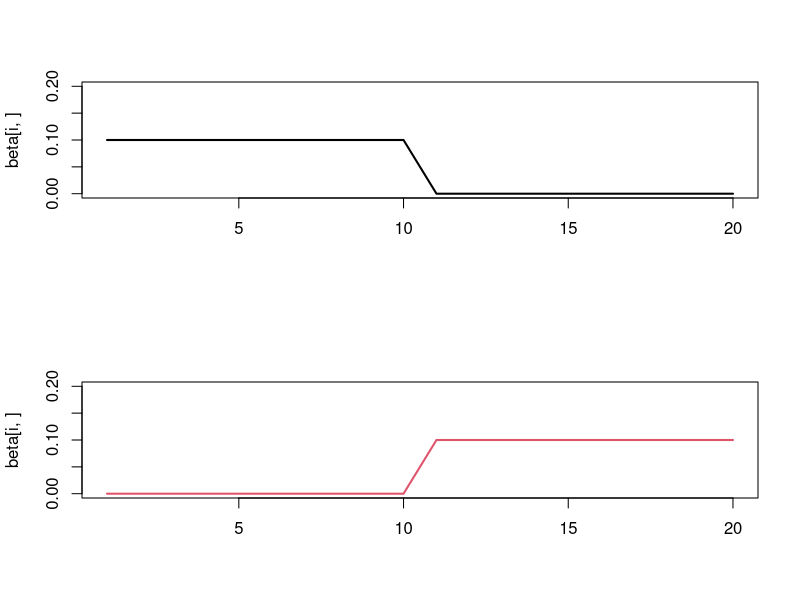
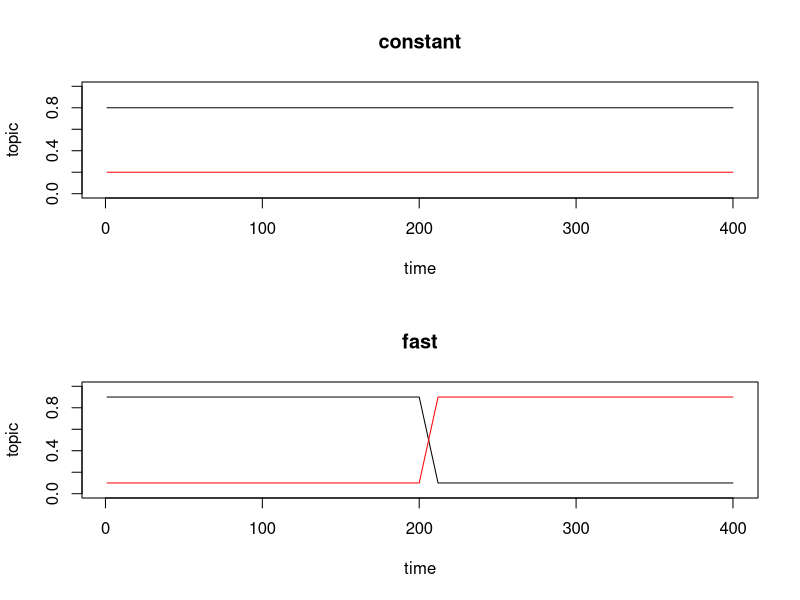
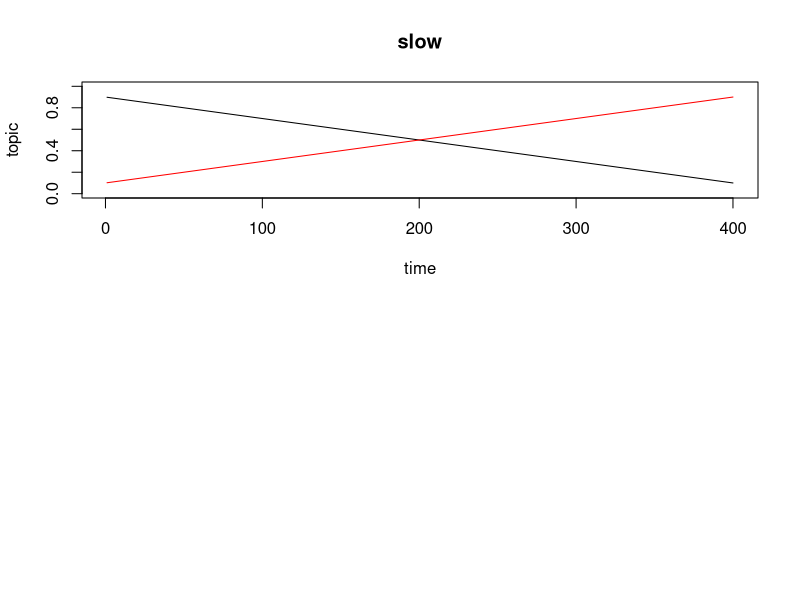

Recreate these plots in R, in order. (Note: this script raises an error after producing the figures.)
# Use simulated data to investigate the results of the LDA model with known dynamics:
#    1. fast transition between 2 topics with steady-state before and after
#    2. slow transition between 2 topics with little to no steady-state before/after
#    3. fixed proportion of 2 topics through time (no transition)


# Started EMC 3/2017

# ====================================================================================
# Create simulated data:
#  beta = matrix of species composition of the topics
#  gamma = matrix of prevalence of topics through time
#  assume even species composition and no overlap of species between topics

nspecies = 20
topics = 2
tsteps = 400 #I think of these as monthly time steps
N = 200      # total number of "animals" -- LDA model depends on integer counts as data

beta = matrix(rep(0,topics*nspecies),nrow=topics,ncol=nspecies)
beta[1,] = c(rep(.1,nspecies/2),rep(0,nspecies/2))
beta[2,] = c(rep(0,nspecies/2),rep(.1,nspecies/2))

# gamma for a constant topic prevalence through time: topic1 at 80% and topic2 at 20%
gamma_constant = matrix(rep(0,tsteps*topics),nrow=tsteps,ncol=topics)
gamma_constant[,1] = rep(.8,tsteps)
gamma_constant[,2] = rep(.2,tsteps)

# gamma for a fast transition from topic1 to topic2 (one year/12 time steps)
gamma_fast = matrix(rep(0,tsteps*topics),nrow=tsteps,ncol=topics)
# proportions are constant for first 200 time steps
gamma_fast[1:200,1] = rep(.9)
gamma_fast[1:200,2] = rep(.1)
# fast transition from tstep 201-212
gamma_fast[201:212,1] = seq(12)*(-.8/12)+.9
gamma_fast[201:212,2] = seq(12)*(.8/12)+.1
# proportions are constant for rest of time series
gamma_fast[213:400,1] = rep(.1)
gamma_fast[213:400,2] = rep(.9)

# gamma for a slow transition from topic1 to topic2 that takes the entire time series
gamma_slow = matrix(rep(0,tsteps*topics),nrow=tsteps,ncol=topics)
gamma_slow[,1] = seq(400)*(-.8/400)+.9
gamma_slow[,2] = seq(400)*(.8/400)+.1


# ==================================================================================
# plot beta and gammas
par(mfrow=c(topics,1))
for (i in 1:topics) {plot(1:nspecies,beta[i,],type='l',xlab='',ylim=c(0,.2),col=i,lwd=2) }

plot(gamma_constant[,1],type='l',xlab='time',ylab='topic',ylim=c(0,1),main='constant')
lines(gamma_constant[,2],col='red')
plot(gamma_fast[,1],type='l',xlab='time',ylab='topic',ylim=c(0,1),main='fast')
lines(gamma_fast[,2],col='red')
plot(gamma_slow[,1],type='l',xlab='time',ylab='topic',ylim=c(0,1),main='slow')
lines(gamma_slow[,2],col='red')


# create data set from beta and gamma; data must be in integer form
dataset1 = round(as.data.frame(gamma_fast %*% beta) *N,digits=0)
dataset2 = round(as.data.frame(gamma_constant %*% beta) *N,digits=0)
dataset3 = round(as.data.frame(gamma_slow %*% beta) *N,digits=0)


# =================================================================================
# run LDA model
nstart = 20 # For the final analysis, maybe do 1000
ldamodel = LDA(dataset3,2,control=list(estimate.alpha=F,alpha=.5, nstart = nstart),method="VEM")
plot_component_communities(ldamodel,2,seq(400))

